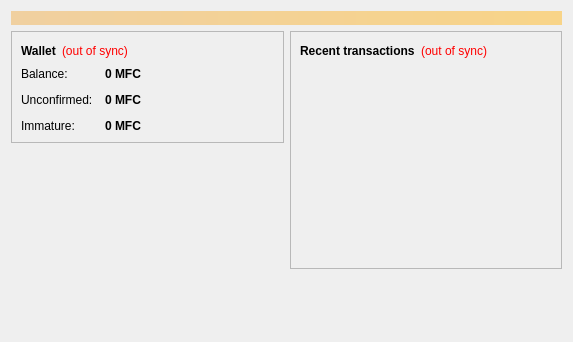
<?xml version="1.0" encoding="UTF-8"?>
<ui version="4.0">
 <class>OverviewPage</class>
 <widget class="QWidget" name="OverviewPage">
  <property name="geometry">
   <rect>
    <x>0</x>
    <y>0</y>
    <width>573</width>
    <height>342</height>
   </rect>
  </property>
  <property name="windowTitle">
   <string>Form</string>
  </property>
  <layout class="QVBoxLayout" name="topLayout">
   <item>
    <widget class="QLabel" name="labelAlerts">
     <property name="visible">
      <bool>false</bool>
     </property>
     <property name="styleSheet">
      <string notr="true">background-color: qlineargradient(x1: 0, y1: 0, x2: 1, y2: 0, stop:0 #F0D0A0, stop:1 #F8D488); color:#000000;</string>
     </property>
     <property name="wordWrap">
      <bool>true</bool>
     </property>
     <property name="margin">
      <number>3</number>
     </property>
    </widget>
   </item>
   <item>
    <layout class="QHBoxLayout" name="horizontalLayout" stretch="1,1">
     <item>
      <layout class="QVBoxLayout" name="verticalLayout_2">
       <item>
        <widget class="QFrame" name="frame">
         <property name="frameShape">
          <enum>QFrame::StyledPanel</enum>
         </property>
         <property name="frameShadow">
          <enum>QFrame::Raised</enum>
         </property>
         <layout class="QVBoxLayout" name="verticalLayout_4">
          <item>
           <layout class="QHBoxLayout" name="horizontalLayout_4">
            <item>
             <widget class="QLabel" name="label_5">
              <property name="font">
               <font>
                <weight>75</weight>
                <bold>true</bold>
               </font>
              </property>
              <property name="text">
               <string>Wallet</string>
              </property>
             </widget>
            </item>
            <item>
             <widget class="QLabel" name="labelWalletStatus">
              <property name="toolTip">
               <string>The displayed information may be out of date. Your wallet automatically synchronizes with the MFCoin network after a connection is established, but this process has not completed yet.</string>
              </property>
              <property name="styleSheet">
               <string notr="true">QLabel { color: red; }</string>
              </property>
              <property name="text">
               <string notr="true">(out of sync)</string>
              </property>
              <property name="alignment">
               <set>Qt::AlignLeading|Qt::AlignLeft|Qt::AlignVCenter</set>
              </property>
             </widget>
            </item>
            <item>
             <spacer name="horizontalSpacer_2">
              <property name="orientation">
               <enum>Qt::Horizontal</enum>
              </property>
              <property name="sizeHint" stdset="0">
               <size>
                <width>40</width>
                <height>20</height>
               </size>
              </property>
             </spacer>
            </item>
           </layout>
          </item>
          <item>
           <layout class="QFormLayout" name="formLayout_2">
            <property name="fieldGrowthPolicy">
             <enum>QFormLayout::AllNonFixedFieldsGrow</enum>
            </property>
            <property name="horizontalSpacing">
             <number>12</number>
            </property>
            <property name="verticalSpacing">
             <number>12</number>
            </property>
            <item row="0" column="0">
             <widget class="QLabel" name="label">
              <property name="text">
               <string>Balance:</string>
              </property>
             </widget>
            </item>
            <item row="0" column="1">
             <widget class="QLabel" name="labelBalance">
              <property name="font">
               <font>
                <weight>75</weight>
                <bold>true</bold>
               </font>
              </property>
              <property name="cursor">
               <cursorShape>IBeamCursor</cursorShape>
              </property>
              <property name="toolTip">
               <string>Your current balance</string>
              </property>
              <property name="text">
               <string notr="true">0 MFC</string>
              </property>
              <property name="textInteractionFlags">
               <set>Qt::LinksAccessibleByMouse|Qt::TextSelectableByKeyboard|Qt::TextSelectableByMouse</set>
              </property>
             </widget>
            </item>
            <item row="1" column="0">
             <widget class="QLabel" name="label_3">
              <property name="text">
               <string>Unconfirmed:</string>
              </property>
             </widget>
            </item>
            <item row="1" column="1">
             <widget class="QLabel" name="labelUnconfirmed">
              <property name="font">
               <font>
                <weight>75</weight>
                <bold>true</bold>
               </font>
              </property>
              <property name="cursor">
               <cursorShape>IBeamCursor</cursorShape>
              </property>
              <property name="toolTip">
               <string>Total of transactions that have yet to be confirmed, and do not yet count toward the current balance</string>
              </property>
              <property name="text">
               <string notr="true">0 MFC</string>
              </property>
              <property name="textInteractionFlags">
               <set>Qt::LinksAccessibleByMouse|Qt::TextSelectableByKeyboard|Qt::TextSelectableByMouse</set>
              </property>
             </widget>
            </item>
            <item row="2" column="0">
             <widget class="QLabel" name="labelImmatureText">
              <property name="text">
               <string>Immature:</string>
              </property>
             </widget>
            </item>
            <item row="2" column="1">
             <widget class="QLabel" name="labelImmature">
              <property name="font">
               <font>
                <weight>75</weight>
                <bold>true</bold>
               </font>
              </property>
              <property name="toolTip">
               <string>Mined balance that has not yet matured</string>
              </property>
              <property name="text">
               <string notr="true">0 MFC</string>
              </property>
              <property name="textInteractionFlags">
               <set>Qt::LinksAccessibleByMouse|Qt::TextSelectableByKeyboard|Qt::TextSelectableByMouse</set>
              </property>
             </widget>
            </item>
           </layout>
          </item>
         </layout>
        </widget>
       </item>
       <item>
        <spacer name="verticalSpacer">
         <property name="orientation">
          <enum>Qt::Vertical</enum>
         </property>
         <property name="sizeHint" stdset="0">
          <size>
           <width>20</width>
           <height>40</height>
          </size>
         </property>
        </spacer>
       </item>
        <item>
         <widget class="QLabel" name="label_wallet_bgcoin">
          <property name="text">
           <string/>
          </property>
          <property name="pixmap">
           <pixmap resource="../bitcoin.qrc">:/images/wallet_bgcoin</pixmap>
          </property>
          <property name="scaledContents">
           <bool>false</bool>
          </property>
          <property name="alignment">
           <set>Qt::AlignCenter</set>
          </property>
          <property name="margin">
           <number>-2</number>
          </property>
         </widget>
        </item>
        <item>
         <widget class="QLabel" name="label_6">
          <property name="text">
           <string/>
          </property>
         </widget>
        </item>
      </layout>
     </item>
     <item>
      <layout class="QVBoxLayout" name="verticalLayout_3">
       <item>
        <widget class="QFrame" name="frame_2">
         <property name="frameShape">
          <enum>QFrame::StyledPanel</enum>
         </property>
         <property name="frameShadow">
          <enum>QFrame::Raised</enum>
         </property>
         <layout class="QVBoxLayout" name="verticalLayout">
          <item>
           <layout class="QHBoxLayout" name="horizontalLayout_2">
            <item>
             <widget class="QLabel" name="label_4">
              <property name="text">
               <string>&lt;b&gt;Recent transactions&lt;/b&gt;</string>
              </property>
             </widget>
            </item>
            <item>
             <widget class="QLabel" name="labelTransactionsStatus">
              <property name="toolTip">
               <string>The displayed information may be out of date. Your wallet automatically synchronizes with the MFCoin network after a connection is established, but this process has not completed yet.</string>
              </property>
              <property name="styleSheet">
               <string notr="true">QLabel { color: red; }</string>
              </property>
              <property name="text">
               <string notr="true">(out of sync)</string>
              </property>
              <property name="alignment">
               <set>Qt::AlignRight|Qt::AlignTrailing|Qt::AlignVCenter</set>
              </property>
             </widget>
            </item>
            <item>
             <spacer name="horizontalSpacer">
              <property name="orientation">
               <enum>Qt::Horizontal</enum>
              </property>
              <property name="sizeHint" stdset="0">
               <size>
                <width>40</width>
                <height>20</height>
               </size>
              </property>
             </spacer>
            </item>
           </layout>
          </item>
          <item>
           <widget class="QListView" name="listTransactions">
            <property name="styleSheet">
             <string notr="true">QListView { background: transparent; }</string>
            </property>
            <property name="frameShape">
             <enum>QFrame::NoFrame</enum>
            </property>
            <property name="verticalScrollBarPolicy">
             <enum>Qt::ScrollBarAlwaysOff</enum>
            </property>
            <property name="horizontalScrollBarPolicy">
             <enum>Qt::ScrollBarAlwaysOff</enum>
            </property>
            <property name="selectionMode">
             <enum>QAbstractItemView::NoSelection</enum>
            </property>
           </widget>
          </item>
         </layout>
        </widget>
       </item>
       <item>
        <spacer name="verticalSpacer_2">
         <property name="orientation">
          <enum>Qt::Vertical</enum>
         </property>
         <property name="sizeHint" stdset="0">
          <size>
           <width>20</width>
           <height>40</height>
          </size>
         </property>
        </spacer>
       </item>
      </layout>
     </item>
    </layout>
   </item>
  </layout>
 </widget>
 <resources/>
 <connections/>
</ui>
